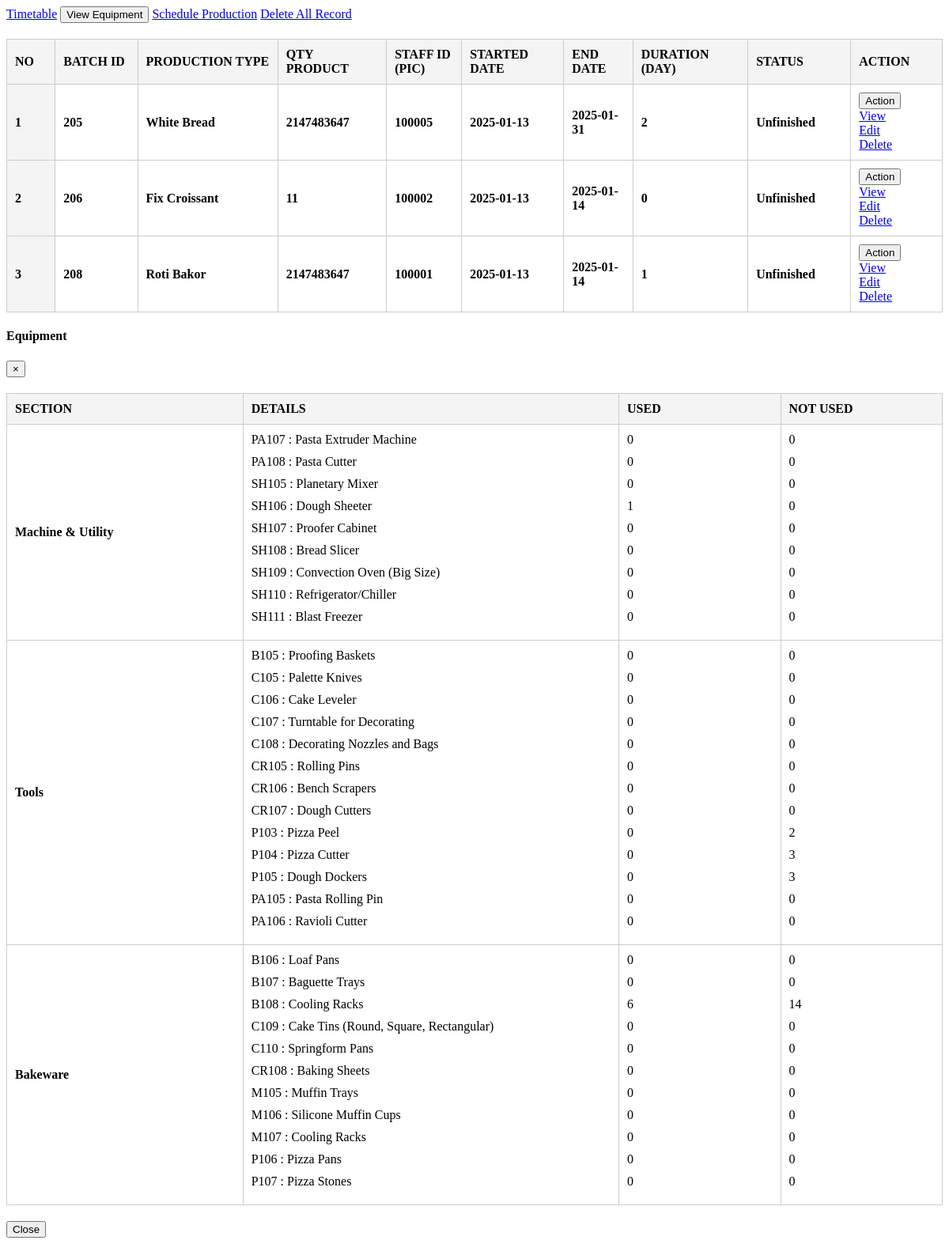
Before: /production.php with the older database file.
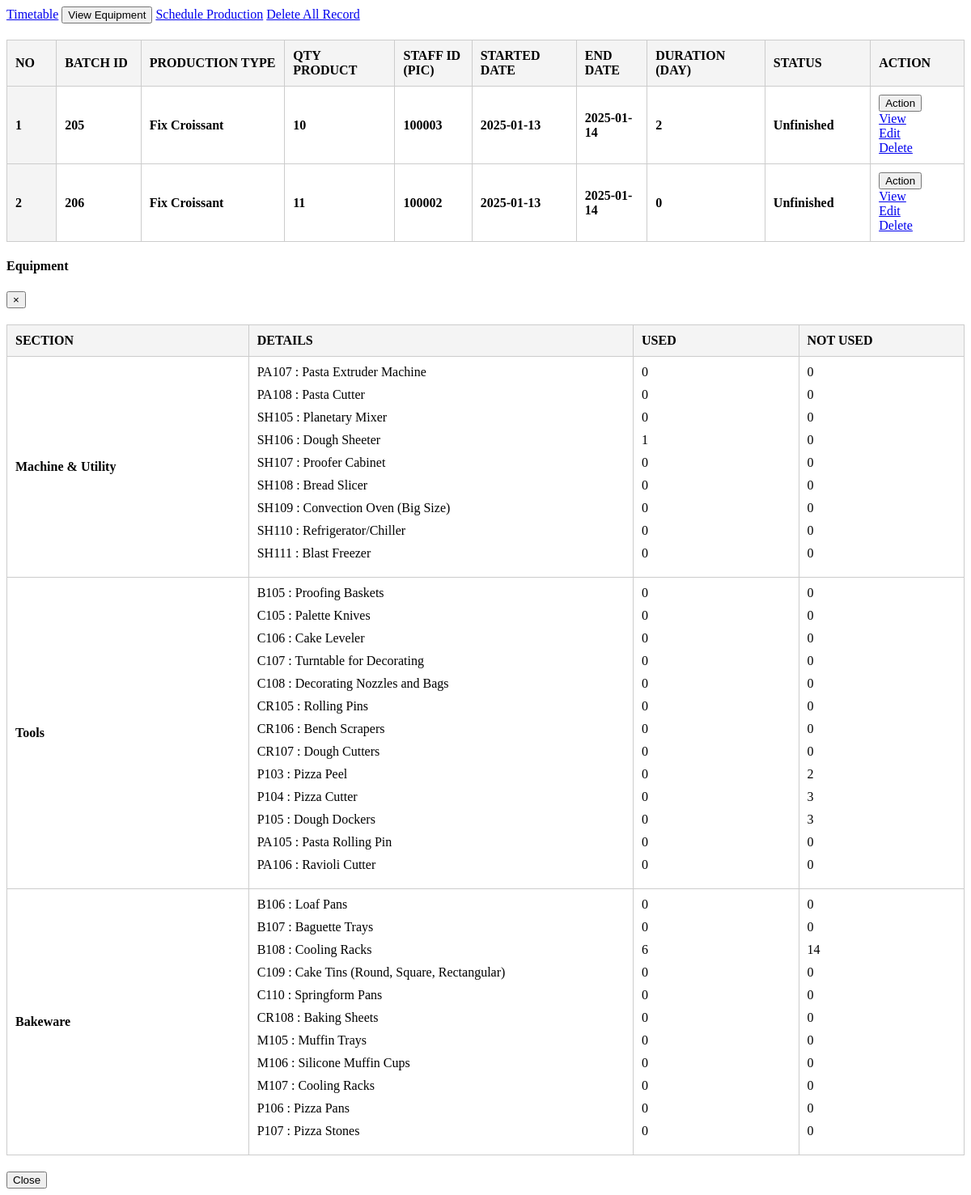
After: the same page with the newer database file.
### tables this page shows
CREATE TABLE `categories` (
  `order_id` int(11) NOT NULL,
  `id` int(11) NOT NULL,
  `product_id` int(11) NOT NULL,
  `recipe_name` varchar(255) NOT NULL,
  `qty_product` int(11) NOT NULL,
  `staff_id` text NOT NULL,
  `created_at` timestamp NOT NULL DEFAULT current_timestamp(),
  `starteddate` varchar(50) NOT NULL,
  `enddate` varchar(20) NOT NULL,
  `hours` int(6) NOT NULL,
  `status` text NOT NULL,
  `quality_test` text NOT NULL,
  `comment` text NOT NULL,
  `ingredients_data` text DEFAULT NULL
);

CREATE TABLE `equipment_details` (
  `spec_id` varchar(11) NOT NULL,
  `eq_id` varchar(11) NOT NULL,
  `eq_description` text NOT NULL,
  `qty` int(11) NOT NULL,
  `eq_used` int(11) DEFAULT NULL,
  `eq_not_used` int(11) DEFAULT NULL
);

### production.php (the view, shortened to what the changed rows need)
<?php require_once 'db_connect.php';
require_once 'process_finished.php';
?>
<div class="col-lg-12">
	<div class="card card-outline card-success">
		<div class="card-body p-3">
            <div class="table-responsive">
                <table class="table table-hover table-bordered" id="list">
                    <thead>
                        <tr>
                            <th class="text-center" style="width: 10px;">No</th>
                            <th style="width: 10px;">Batch ID</th>
                            <th style="width: 10px;">Production Type</th>
                            <th style="width: 10px;">Qty Product</th>
                            <th style="width: 10px;">Staff ID (PIC)</th>
                            <th style="width: 10px;">Started Date</th>
                            <th style="width: 10px;">End Date</th>
                            <th style="width: 10px;">Duration (Day)</th>
                            <th style="width: 10px;">Status</th>
                            <th style="width: 10px;">Action</th>
                        </tr>
                    </thead>
                    <tbody>
                        <?php
                        $i = 1;
                        $qry = $conn->query("SELECT * FROM categories");
                        while($row = $qry->fetch_assoc()):
                        ?>
                        <tr>
                            <th class="text-center" style="width: 10px;" font-weight = "normal"><?php echo $i++ ?></th>
                            <td style="width: 10px;"><b><?php echo $row['id'] ?></b></td>
                            <td style="width: 10px;"><b><?php echo ucwords($row['recipe_name']) ?></b></td>
                            <td style="width: 10px;"><b><?php echo $row['qty_product'] ?></b></td>
                            <td style="width: 10px;"><b><?php echo $row['staff_id'] ?></b></td>
                            <td style="width: 10px;"><b><?php echo $row['starteddate'] ?></b></td>
                            <td style="width: 10px;"><b><?php echo $row['enddate'] ?></b></td>
                            <td style="width: 10px;"><b><?php echo $row['hours'] ?></b></td>
                            <td style="width: 10px;">
                                <b class="<?php echo ($row['status'] == 'Finished') ? 'text-success' : (($row['status'] == 'Archived') ? 'text-blue' : (($row['status'] == 'In-Progress') ? 'text-warning' : '')); ?>">
                                    <?php echo $row['status'] ?>
                                </b>
                            </td>
                            <td class="text-center" style="width: 10px;">
                                <button type="button" class="btn btn-danger btn-sm btn-flat wave-effect dropdown-toggle" data-toggle="dropdown" aria-expanded="true">
                                    Action
                                </button>
                                <div class="dropdown-menu">
                                    <a class="dropdown-item view_production" href="javascript:void(0)" data-id="<?php echo $row['id'] ?>">View</a>
                                    <a class="dropdown-item" href="./index.php?page=edit_production&id=<?php echo $row['id'] ?>">Edit</a>
                                    <a class="dropdown-item delete_categories" href="javascript:void(0)" data-id="<?php echo $row['id'] ?>">Delete</a>
                                </div>
                            </td>
                        </tr>
                        <?php endwhile; ?>
                    </tbody>
                </table>
            </div>
        </div>
    </div>
</div>
<div class="modal fade" id="myModal">
							<div class="modal-dialog modal-dialog-centered modal-lg">
								<div class="modal-content">
									<div class="modal-body">
										<?php include 'view_equipment.php'; ?>
									</div>
								</div>
							</div>
						</div>

### view_equipment.php (shortened to what the changed rows need)
<?php include 'db_connect.php'; ?>
<?php
$sql_equipment = "SELECT * FROM equipment_details WHERE eq_id IN ('E101', 'E102', 'E103')";
$query_equipment = $conn->query($sql_equipment);
$equipment_list = $query_equipment->fetch_all(MYSQLI_ASSOC);
?>
<div class="container-fluid">
    <table class="table table-bordered">
        <thead>
            <tr>
                <th>Section</th>
                <th>Details</th>
                <th>Used</th>
                <th>Not Used</th>
            </tr>
        </thead>
        <tbody>
            <tr>
                <td>
                    <ul>
                        <?php
                        foreach ($equipment_list as $equipment) {
                            if ($equipment['eq_id'] == 'E101') {
                                echo "<li>" . htmlspecialchars($equipment['spec_id']) . " : " . htmlspecialchars($equipment['eq_description']) . "</li>";
                            }
                        }
                        ?>
                    </ul>
                </td>
                <td>
                    <ul>
                        <?php
                        foreach ($equipment_list as $equipment) {
                            if ($equipment['eq_id'] == 'E101') {
                                echo "<li>" . htmlspecialchars($equipment['eq_used']) . "</li>";
                            }
                        }
                        ?>
                    </ul>
                </td>
                <td>
                    <ul>
                        <?php
                        foreach ($equipment_list as $equipment) {
                            if ($equipment['eq_id'] == 'E101') {
                                echo "<li>" . htmlspecialchars($equipment['eq_not_used']) . "</li>";
                            }
                        }
                        ?>
                    </ul>
                </td>
            </tr>
            <tr>
                <td>
                    <ul>
                        <?php
                        foreach ($equipment_list as $equipment) {
                            if ($equipment['eq_id'] == 'E102') {
                                echo "<li>" . htmlspecialchars($equipment['spec_id']) . " : " . htmlspecialchars($equipment['eq_description']) . "</li>";
                            }
                        }
                        ?>
                    </ul>
                </td>
                <td>
                    <ul>
                        <?php
                        foreach ($equipment_list as $equipment) {
                            if ($equipment['eq_id'] == 'E102') {
                                echo "<li>" . htmlspecialchars($equipment['eq_used']) . "</li>";
                            }
                        }
                        ?>
                    </ul>
                </td>
                <td>
                    <ul>
                        <?php
                        foreach ($equipment_list as $equipment) {
                            if ($equipment['eq_id'] == 'E102') {
                                echo "<li>" . htmlspecialchars($equipment['eq_not_used']) . "</li>";
                            }
                        }
                        ?>
                    </ul>
                </td>
            </tr>
            <tr>
                <td>
                    <ul>
                        <?php
                        foreach ($equipment_list as $equipment) {
                            if ($equipment['eq_id'] == 'E103') {
                                echo "<li>" . htmlspecialchars($equipment['spec_id']) . " : " . htmlspecialchars($equipment['eq_description']) . "</li>";
                            }
                        }
                        ?>
                    </ul>
                </td>
                <td>
                    <ul>
                        <?php
                        foreach ($equipment_list as $equipment) {
                            if ($equipment['eq_id'] == 'E103') {
                                echo "<li>" . htmlspecialchars($equipment['eq_used']) . "</li>";
                            }
                        }
                        ?>
                    </ul>
                </td>
                <td>
                    <ul>
                        <?php
                        foreach ($equipment_list as $equipment) {
                            if ($equipment['eq_id'] == 'E103') {
                                echo "<li>" . htmlspecialchars($equipment['eq_not_used']) . "</li>";
                            }
                        }
                        ?>
                    </ul>
                </td>
            </tr>
        </tbody>
    </table>
</div>

Changed rows visible on the page:
removed categories: id "208", recipe_name "Roti Bakor", qty_product "2147483647", staff "100001", starteddate "2025-01-13", enddate "2025-01-14", hours "1", status "Unfinished"
changed categories id 205: recipe_name "White Bread" → "Fix Croissant"; qty_product "2147483647" → "10"; staff "100005" → "100003"; enddate "2025-01-31" → "2025-01-14"
